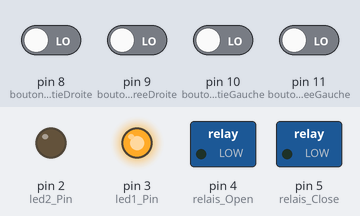
Recording of a sketch running on a simulated Arduino Uno, built with avr-gcc and run on an emulated ATmega328P. Parts: switched loads named in the sketch (green lamp = pin HIGH), output pins drawn as LEDs (lit = HIGH). Dashed ring = blinking. The test bench sets the inputs (shaded band); at power-on: pin 8 (boutonSortieDroite), pin 9 (boutonEntreeDroite), pin 10 (boutonSortieGauche), pin 11 (boutonEntreeGauche) LOW.

Above: at 4.2 s.
4.3 s: pin 9 (boutonEntreeDroite) driven HIGH
At 5.2 s:
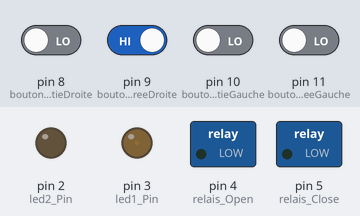
At 6.28 s:
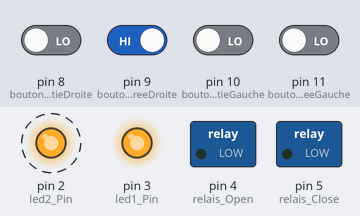
10.3 s: pin 8 (boutonSortieDroite) driven HIGH
At 13.0 s:
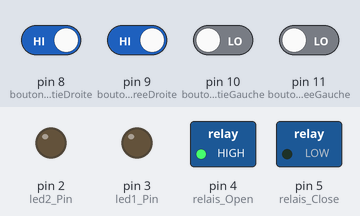
13.3 s: pin 11 (boutonEntreeGauche) driven HIGH
Timing chart, 0 to 22.3 s (numbered marks = the images above; inputs shaded):
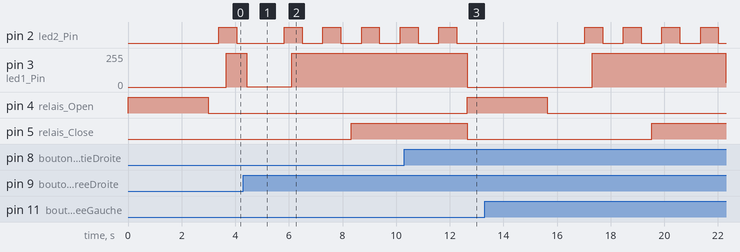

The sketch:

code.ino
```cpp
/* ------------- PARTIE MODIFIABLE DU CODE ---------------*/

// vitesse de clignotement
#define tempsAvantClignotement 1000
#define nombreClignotementAvantAction 2
#define vitesseClignotementPortionLumineuse 2
#define vitesseClignotementPortionSombre 3

// pour supprimer les rebonds du scapteurs
#define tempsMinimumEntreDeuxTrain 1000
#define tempsQuePrendLeTrainPourArriverAuPassageaNivau 3000

/* --------------------------------------------------------*/

#include "PinChangeInterrupt.h"
#define boutonEntreeGauche 11
#define boutonSortieGauche 10
#define boutonEntreeDroite 9
#define boutonSortieDroite 8

#define relais_Open 4
#define relais_Close 5
#define timeDelta 500
#define actionBarriereDelta 3000

bool voieOuverte = true;
bool unTrainArriveaGauche = false;
long int derniereArriveaGauche = -1;
bool unTrainArriveaDroite = false;
long int derniereArriveaDroite = -1;

void trainGaucheArrive()
{
  if (derniereArriveaGauche == -1)
  {
    derniereArriveaGauche = millis();
    unTrainArriveaGauche = true;
  }
  else
  {
    long int maintenant = millis();
    if (maintenant - derniereArriveaGauche > tempsMinimumEntreDeuxTrain)
    {
      derniereArriveaGauche = maintenant;
      unTrainArriveaGauche = true;
    }
  }
}
void trainGaucheSort()
{
  long int maintenant = millis();
  if (derniereArriveaGauche != -1 && (maintenant - derniereArriveaGauche > tempsQuePrendLeTrainPourArriverAuPassageaNivau))
  {
    unTrainArriveaGauche = false;
  }
}
void trainDroiteArrive()
{
  if (derniereArriveaDroite == -1)
  {
    derniereArriveaDroite = millis();
    unTrainArriveaDroite = true;
  }
  else
  {
    long int maintenant = millis();
    if (maintenant - derniereArriveaDroite > tempsMinimumEntreDeuxTrain)
    {
      derniereArriveaDroite = maintenant;
      unTrainArriveaDroite = true;
    }
  }
}
void trainDroiteSort()
{
  long int maintenant = millis();
  if (derniereArriveaDroite != -1 && (maintenant - derniereArriveaDroite > tempsQuePrendLeTrainPourArriverAuPassageaNivau))
  {
    unTrainArriveaDroite = false;
  }
}

#define led1_Pin 3
#define led2_Pin 2
int timer = 0;
void clignoterAccendant()
{
  for (int i = 0; i <= 255; i += 1)
  {
    if (i < 155)
    {
      timer = vitesseClignotementPortionSombre;
    }
    else
    {
      timer = vitesseClignotementPortionLumineuse;
    }
    analogWrite(led1_Pin, i);
    analogWrite(led2_Pin, i);
    delay(timer);
  }
}
void clignoterDescendant()
{
  for (int i = 254; i > 0; i -= 1)
  {
    if (i < 155)
    {
      timer = vitesseClignotementPortionSombre;
    }
    else
    {
      timer = vitesseClignotementPortionLumineuse;
    }
    analogWrite(led1_Pin, i);
    analogWrite(led2_Pin, i);
    delay(timer);
  }
}

void ouvrirBarriere()
{
  // eteindre les leds
  analogWrite(led1_Pin, 0);
  analogWrite(led2_Pin, 0);

  // ouvrir les barrieres
  digitalWrite(relais_Open, HIGH);
  delay(actionBarriereDelta);
  digitalWrite(relais_Open, LOW);
}
void fermerBarriere()
{
  // attendre un peu
  delay(tempsAvantClignotement);

  // clignoter
  for (int x = 0; x < nombreClignotementAvantAction; x++)
  {
    clignoterAccendant();
    delay(100);
    clignoterDescendant();
  }

  // clignoter + fermer les barrieres
  digitalWrite(relais_Close, HIGH);
  int start = millis();
  while (millis() - start < actionBarriereDelta)
  {
    clignoterAccendant();
    delay(100);
    clignoterDescendant();
  }
  digitalWrite(relais_Close, LOW);
}

// configuration
void setup()
{
  /*------- define the inputs -------*/
  pinMode(boutonEntreeGauche, INPUT);
  attachPCINT(digitalPinToPCINT(boutonEntreeGauche), trainGaucheArrive, RISING);

  pinMode(boutonSortieGauche, INPUT);
  attachPCINT(digitalPinToPCINT(boutonSortieGauche), trainGaucheSort, RISING);

  pinMode(boutonEntreeDroite, INPUT);
  attachPCINT(digitalPinToPCINT(boutonEntreeDroite), trainDroiteArrive, RISING);

  pinMode(boutonSortieDroite, INPUT);
  attachPCINT(digitalPinToPCINT(boutonSortieDroite), trainDroiteSort, RISING);

  /*------- define the outputs -------*/
  pinMode(led2_Pin, OUTPUT);
  pinMode(led1_Pin, OUTPUT);

  pinMode(relais_Close, OUTPUT);
  digitalWrite(relais_Close, LOW);

  pinMode(relais_Open, OUTPUT);
  digitalWrite(relais_Open, LOW);

  ouvrirBarriere();
}

// lecture des états
void loop()
{
  /* Finite State Machine */
  if (voieOuverte && (unTrainArriveaGauche || unTrainArriveaDroite))
  {
    /* FERMER LES VOIES */
    fermerBarriere();
    voieOuverte = false;
  }
  else
  {
    if (!voieOuverte && !unTrainArriveaGauche && !unTrainArriveaDroite)
    {
      /* OUVRIR LES VOIES */
      ouvrirBarriere();
      voieOuverte = true;
    }
    else
    {
      /* CLIGNOTER */
      clignoterAccendant();
      delay(100);
      clignoterDescendant();
    }
  }
}
```

Measured:
- after the input at 4.3 s, pin 3 (led1_Pin): 255/255 → 1/255 after 0.14 s, → 255/255 1.7 s later
- after the input at 10.3 s, pin 3 (led1_Pin): 255/255 → 0/255 after 2.3 s; pin 4 (relais_Open): LOW → HIGH after 2.3 s
